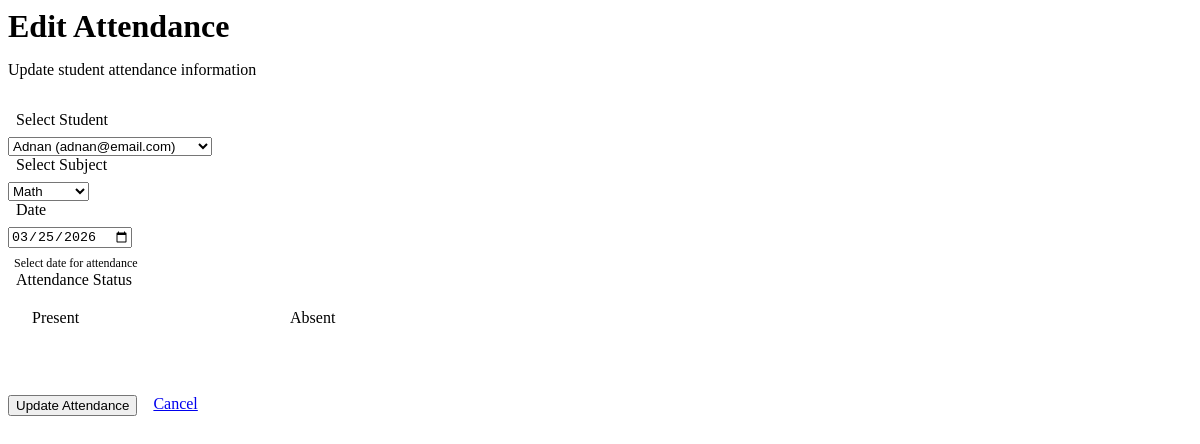
The page /edit_attendance.php?id=1 (signed in) on the database its author committed.
### tables this page shows
CREATE TABLE `attendance` (
  `id` int(11) NOT NULL,
  `student_id` int(11) DEFAULT NULL,
  `subject_id` int(11) DEFAULT NULL,
  `date` date DEFAULT NULL,
  `status` enum('present','absent') DEFAULT NULL
);

CREATE TABLE `users` (
  `id` int(11) NOT NULL,
  `name` varchar(100) DEFAULT NULL,
  `email` varchar(100) DEFAULT NULL,
  `password` varchar(100) DEFAULT NULL,
  `role` enum('admin','teacher','student') NOT NULL
);

CREATE TABLE `subjects` (
  `id` int(11) NOT NULL,
  `subject_name` varchar(100) DEFAULT NULL
);

### edit_attendance.php (the view, shortened to what this page needs)
<?php
include 'config.php';
if (isset($_GET['id']) && !empty($_GET['id'])) {
    $attendance_id = mysqli_real_escape_string($conn, $_GET['id']);
    $query = "SELECT a.id, a.student_id, a.subject_id, a.date, a.status, u.name as student_name, s.subject_name
              FROM attendance a
              JOIN users u ON a.student_id = u.id
              JOIN subjects s ON a.subject_id = s.id
              WHERE a.id = '$attendance_id'";
    $result = mysqli_query($conn, $query);
    $attendance_record = mysqli_fetch_assoc($result);
} else {
    header("Location: view_attendance.php");
    exit();
}
$students = mysqli_query($conn, "SELECT * FROM users WHERE role='student' ORDER BY name");
$subjects = mysqli_query($conn, "SELECT * FROM subjects ORDER BY subject_name");
?>
<div class="main-content">
    <div class="page-header">
        <h1>Edit Attendance</h1>
        <p class="text-secondary">Update student attendance information</p>
    </div>
    <?php if (isset($attendance_record)): ?>
        <form method="POST" class="modern-form">
            <div class="form-group">
                <label for="student_id" class="form-label">
                    Select Student
                </label>
                <select name="student_id" id="student_id" class="form-select" required>
                    <?php while($r = mysqli_fetch_assoc($students)): ?>
                        <option value="<?php echo $r['id']; ?>" <?php echo ($r['id'] == $attendance_record['student_id']) ? 'selected' : ''; ?>>
                            <?php echo htmlspecialchars($r['name']); ?> (<?php echo htmlspecialchars($r['email']); ?>)
                        </option>
                    <?php endwhile; ?>
                </select>
            </div>
            <div class="form-group">
                <label for="subject_id" class="form-label">
                    Select Subject
                </label>
                <select name="subject_id" id="subject_id" class="form-select" required>
                    <?php while($r = mysqli_fetch_assoc($subjects)): ?>
                        <option value="<?php echo $r['id']; ?>" <?php echo ($r['id'] == $attendance_record['subject_id']) ? 'selected' : ''; ?>>
                            <?php echo htmlspecialchars($r['subject_name']); ?>
                        </option>
                    <?php endwhile; ?>
                </select>
            </div>
            <div class="form-group">
                <label for="date" class="form-label">
                    Date
                </label>
                <input type="date"
                       id="date"
                       name="date"
                       class="form-input"
                       value="<?php echo $attendance_record['date']; ?>"
                       required>
                <div class="form-hint">
                    Select date for attendance
                </div>
            </div>
            <div class="form-group">
                <label for="status" class="form-label">
                    Attendance Status
                </label>
                <div class="radio-group">
                    <label class="radio-option">
                        <span class="radio-label">
                            Present
                        </span>
                    </label>
                    <label class="radio-option">
                        <span class="radio-label">
                            Absent
                        </span>
                    </label>
                </div>
            </div>
            <div class="form-actions">
                <button type="submit" name="update_attendance" class="btn btn-primary">
                    Update Attendance
                </button>
                <a href="view_attendance.php" class="btn btn-secondary">
                    Cancel
                </a>
            </div>
        </form>
    <?php endif; ?>
</div>

### edit_attendance.php (style rules this page uses)
.page-header { margin-bottom: 2rem; }
.page-header h1 { font-size: 2rem; font-weight: 700; color: var(--text-primary); margin-bottom: 0.5rem; }
.text-secondary { color: var(--text-secondary); }
.modern-form { max-width: 500px; }
.form-label { display: flex; align-items: center; gap: 0.5rem; font-weight: 500; color: var(--text-primary); margin-bottom: 0.5rem; }
.form-hint { display: flex; align-items: center; gap: 0.375rem; margin-top: 0.5rem; font-size: 0.75rem; color: var(--text-secondary); }
.radio-group { display: flex; gap: 1rem; margin-top: 0.5rem; }
.radio-option { display: flex; align-items: center; padding: 0.75rem 1rem; border: 2px solid var(--border); border-radius: var(--border-radius); cursor: pointer; transition: all 0.2s; flex: 1; }
.radio-option input[type="radio"]:checked + .radio-label { color: var(--primary); }
.radio-label { display: flex; align-items: center; gap: 0.5rem; font-weight: 500; color: var(--text-secondary); transition: color 0.2s; }
.form-actions { display: flex; gap: 1rem; margin-top: 2rem; padding-top: 1.5rem; border-top: 1px solid var(--border); }

### rows shown on the page
attendance: student_id "Adnan (adnan@email.com)", subject_id "Math", date "03/25/2026"
